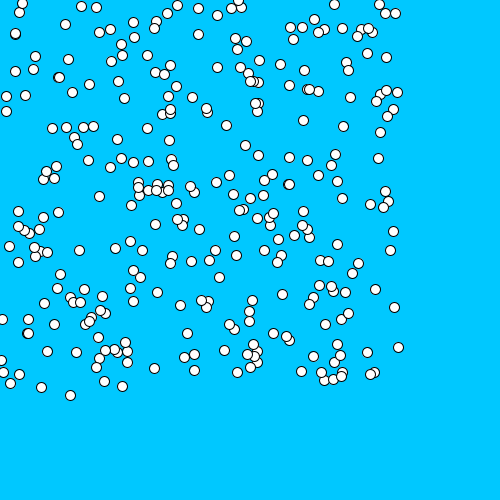
Frame 1 (no input)
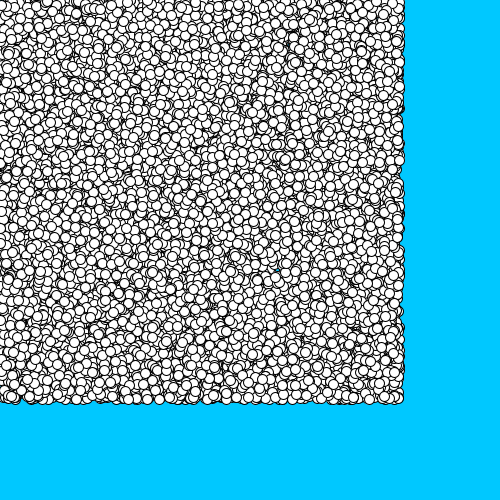
Frame 60 (the mouse pressed at the canvas centre just before this capture)
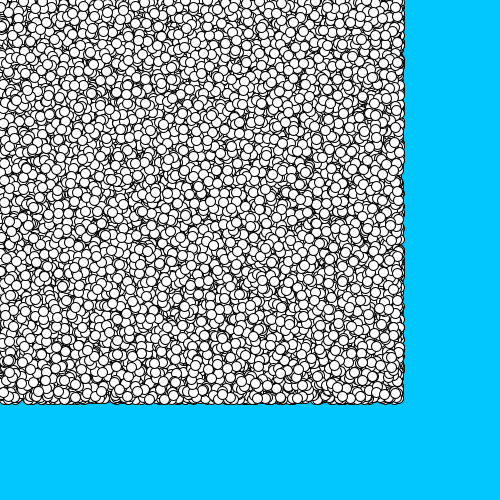
Frame 120 (the mouse held since frame 60 and released just before this capture)

The Processing sketch that drew these frames (run headless with seeded random() and noise(); from frame 60 on, the mouse is pressed at the canvas centre):

// Processing sketch: magic13worms
// ── magic13worms.pde
int maxValuex=400;
int maxValuey=400;
void setup(){ 
   size(500, 500);
    background(0, 200, 255);
}
void draw() {
  for (int I = 0; I <300; I++) {   
    ellipse(random(maxValuex), random(maxValuey), 10, 10);
  }


}
